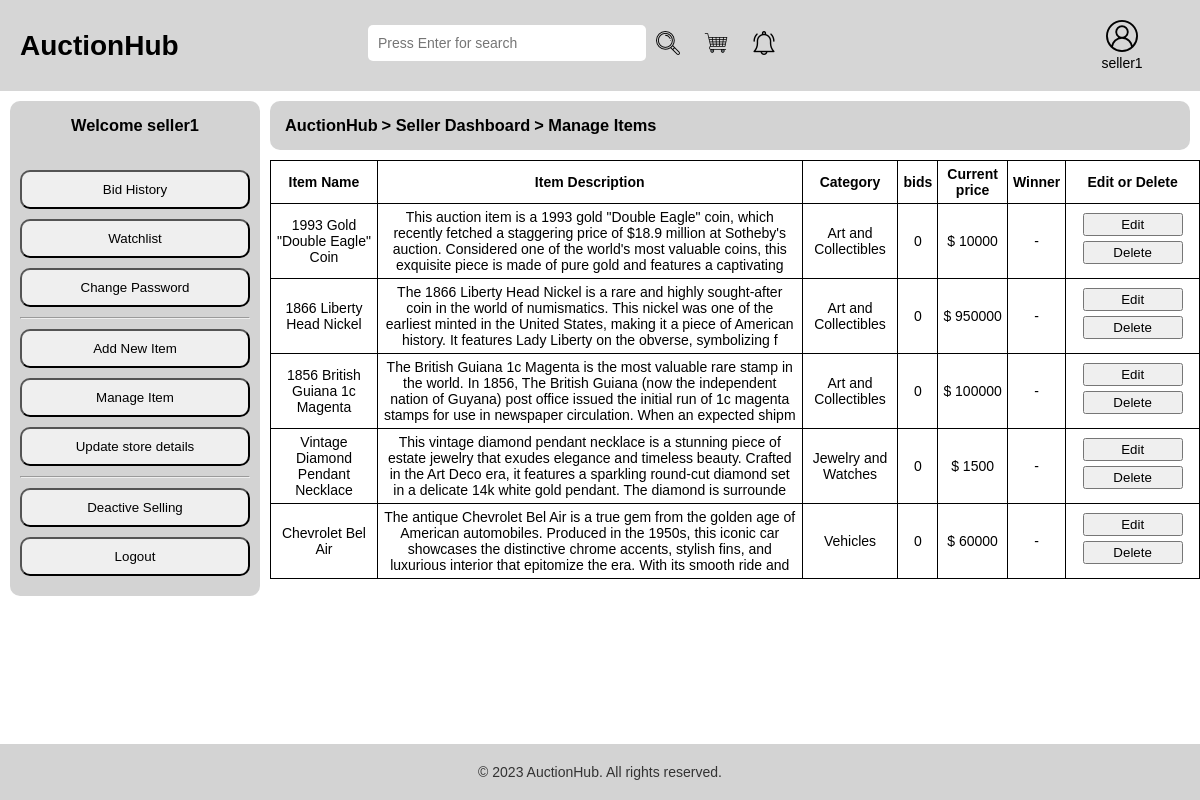
/manage-item.php (signed in), run on the app's committed database.
### tables this page shows
CREATE TABLE `item` (
  `item_id` int(11) NOT NULL,
  `item_name` varchar(100) NOT NULL,
  `item_description` varchar(255) NOT NULL,
  `image` varchar(255) NOT NULL,
  `numberOf_bids` int(11) NOT NULL,
  `price` int(11) NOT NULL,
  `end_date` datetime NOT NULL,
  `is_reported` int(11) NOT NULL,
  `seller_id` int(11) NOT NULL,
  `category_id` int(11) NOT NULL
);

CREATE TABLE `category` (
  `category_id` int(11) NOT NULL,
  `category_name` varchar(100) NOT NULL,
  `category_description` varchar(255) NOT NULL
);

### manage-item.php (the view, shortened to what this page needs)
<?php require_once('inc/config.php'); ?>
<?php
	$item = '';
	$sql = "SELECT * FROM item WHERE seller_id = {$_SESSION['seller_id']}";
	$result = $con->query($sql);
	while($row = $result->fetch_assoc()){
		$item.="<tr>";
		$item.="<td>{$row['item_name']}</td>";
		$item.="<td>{$row['item_description']}</td>";
			$sql1 = "SELECT category_name FROM category WHERE category_id={$row['category_id']}";
			$result1 = $con->query($sql1);
			$row1 = $result1->fetch_assoc();
		$item.="<td>{$row1['category_name']}</td>";
		$item.="<td>{$row['numberOf_bids']}</td>";
		$item.="<td>$ {$row['price']}</td>";
		$deadline = new DateTime($row['end_date']);
		$current_time = new DateTime();
		if($current_time > $deadline){
			$sql2 = "SELECT first_name FROM users WHERE user_id = (SELECT bidder_id FROM bidder_item WHERE item_id ={$row['item_id']} ORDER BY bid_value DESC LIMIT 1)";
			$result2 = $con->query($sql2);
			$row2 = $result2->fetch_assoc();
			if($row['numberOf_bids']>0){
				$item.="<td>{$row2['first_name']}</td>";
			}else{
				$item.="<td>Not selled</td>";
			}
		}else{
			$item.="<td>-</td>";
		}
		$item.="<td><a href='edit-item.php?item_id={$row['item_id']}'><button class='btnT'>Edit</button></a> <a href='delete-item.php?item_id={$row['item_id']}'  onclick='return confirm(\"Are You sure to delete this item\")';> <button class='btnT'>Delete</button></a></td>";
		$item.="</tr>";
	}
?>
<!DOCTYPE html>
<html>
<head>
	<link rel="stylesheet" type="text/css" href="css/main.css">
</head>
<body>
	<?php require_once('inc/header.php');?>
	<div class="content">
		<div class="side-bar">
			<?php
				if($_SESSION['is_admin']==1 && $_SESSION['is_seller']==1 && $_SESSION['is_bidder']==1){
					require_once('inc/admin-side-bar.php');
				}else if($_SESSION['is_seller']==1 && $_SESSION['is_bidder']==1){
					require_once('inc/seller-side-bar.php');
				}else if($_SESSION['is_bidder']==1){
					require_once('inc/bidder-side-bar.php');
				}
			?>
		</div>
		<div class="top-bar">
			<h3><a href="index.php">AuctionHub</a></h3>
			<h3> > </h3>
			<?php
				if($_SESSION['is_admin']==1 && $_SESSION['is_seller']==1 && $_SESSION['is_bidder']==1){
					echo "<h3><a href='admin-dashboard.php'>Admin Dashboard</a></h3>";
				}else if($_SESSION['is_seller']==1 && $_SESSION['is_bidder']==1){
					echo "<h3><a href='seller-dashboard.php'>Seller Dashboard</a></h3>";
				}else if($_SESSION['is_bidder']==1){
					echo "<h3><a href='bidder-dashboard.php'>Bidder Dashboard</a></h3>";
				}
			?>
			<h3> > </h3>
			<h3><a href="manage-item.php">Manage Items</a></h3>
		</div>
		<div class="container">
			<table class="item-list">
				<tr>
					<th>Item Name</th>
					<th>Item Description</th>
					<th>Category</th>
					<th>bids</th>
					<th>Current price</th>
					<th>Winner</th>
					<th>Edit or Delete</th>
				</tr>
				<?php echo $item;?>
			</table>
		</div>
	<?php require 'inc/footer.php'; ?>
</body>
</html>

### css/main.css (style rules this page uses)
* { margin: 0; padding: 0; box-sizing: border-box; text-decoration: none; color: black; }
body { font-family: Arial, "helvetica Neue", Helvetica, sans-serif; font-size: 14px; }
body { position: relative; min-height: 100vh; margin: 0; padding-bottom: 100px; }
.content { overflow: hidden; }
.content .side-bar { overflow: hidden; width: 250px; float: left; background-color: lightgray; border-radius: 10px; margin-right: 10px; text-align: center; padding: 10px; margin-left: 10px; margin-top: 10px; }
.content .top-bar { overflow: hidden; background-color: lightgray; padding: 15px; border-radius: 10px; margin-bottom: 10px; margin-top: 10px; margin-right: 10px; }
.content .top-bar h3 { display: inline; }
.container { overflow: hidden; text-align: center; }
.container table { margin: auto; }
table { border-collapse: collapse; }
table th , table td { border: 1px solid black; padding: 5px; }
.container .btnT { width: 100px; padding: 2px; margin-bottom: 5px; }

### data on the page
item: item_name "1993 Gold \"Double Eagle\" Coin", item_description "This auction item is a 1993 gold \"Double Eagle\" coin, which recently fetched a staggering price of $18.9 million at Sotheby's auction. Considered one of the world's most valuable coins, this exquisite piece is made of pure gold and features a captivating", category.category_name "Art and Collectibles", numberOf_bids "0", price "10000"
item: item_name "1866 Liberty Head Nickel", item_description "The 1866 Liberty Head Nickel is a rare and highly sought-after coin in the world of numismatics. This nickel was one of the earliest minted in the United States, making it a piece of American history. It features Lady Liberty on the obverse, symbolizing f", category.category_name "Art and Collectibles", numberOf_bids "0", price "950000"
item: item_name "1856 British Guiana 1c Magenta", item_description "The British Guiana 1c Magenta is the most valuable rare stamp in the world. In 1856, The British Guiana (now the independent nation of Guyana) post office issued the initial run of 1c magenta stamps for use in newspaper circulation. When an expected shipm", category.category_name "Art and Collectibles", numberOf_bids "0", price "100000"
item: item_name "Vintage Diamond Pendant Necklace", item_description "This vintage diamond pendant necklace is a stunning piece of estate jewelry that exudes elegance and timeless beauty. Crafted in the Art Deco era, it features a sparkling round-cut diamond set in a delicate 14k white gold pendant. The diamond is surrounde", category.category_name "Jewelry and Watches", numberOf_bids "0", price "1500"
item: item_name "Chevrolet Bel Air", item_description "The antique Chevrolet Bel Air is a true gem from the golden age of American automobiles. Produced in the 1950s, this iconic car showcases the distinctive chrome accents, stylish fins, and luxurious interior that epitomize the era. With its smooth ride and", category.category_name "Vehicles", numberOf_bids "0", price "60000"

### other printed values
$_SESSION['first_name'] "seller1"
